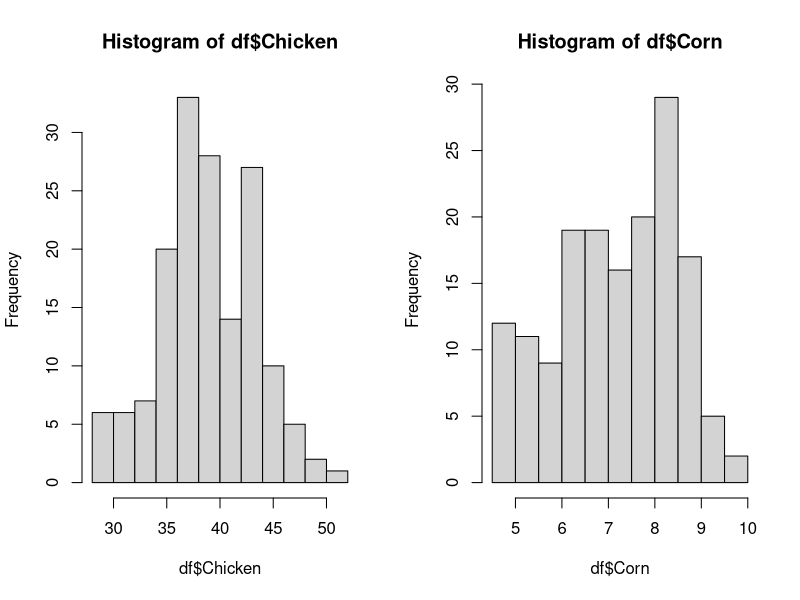
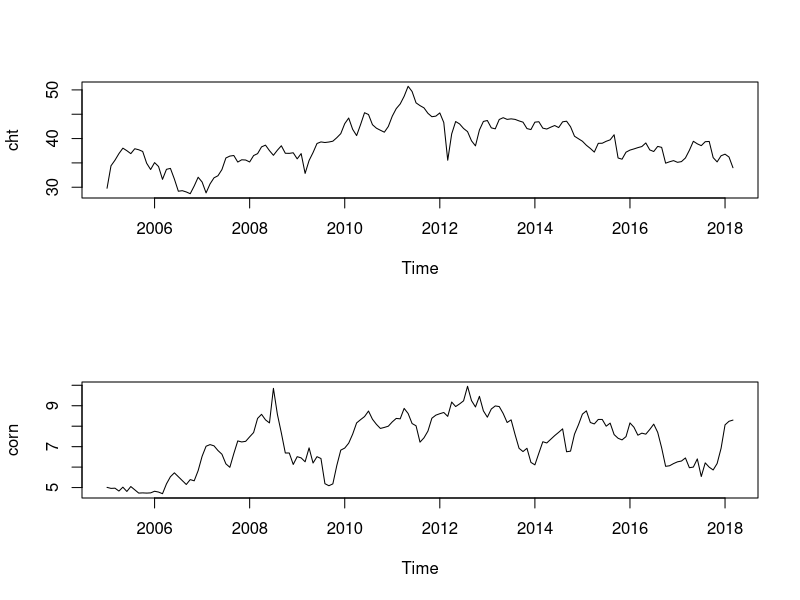
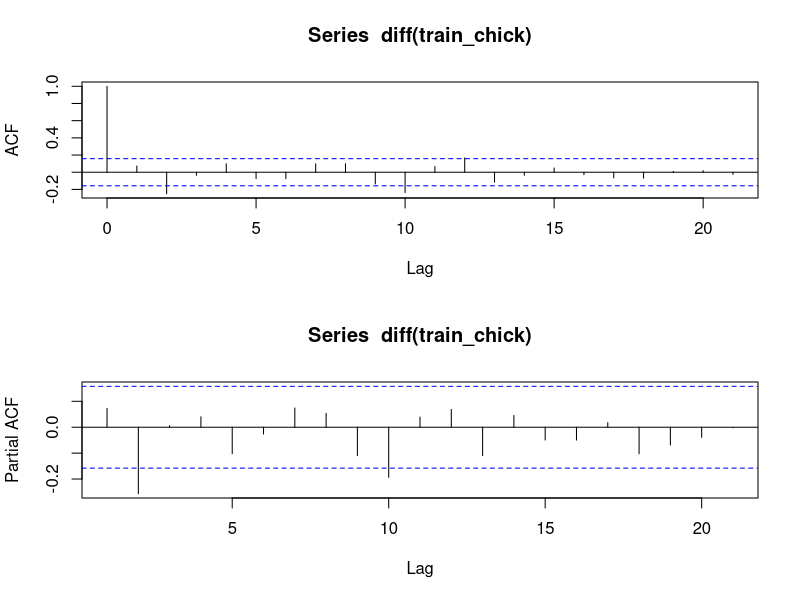
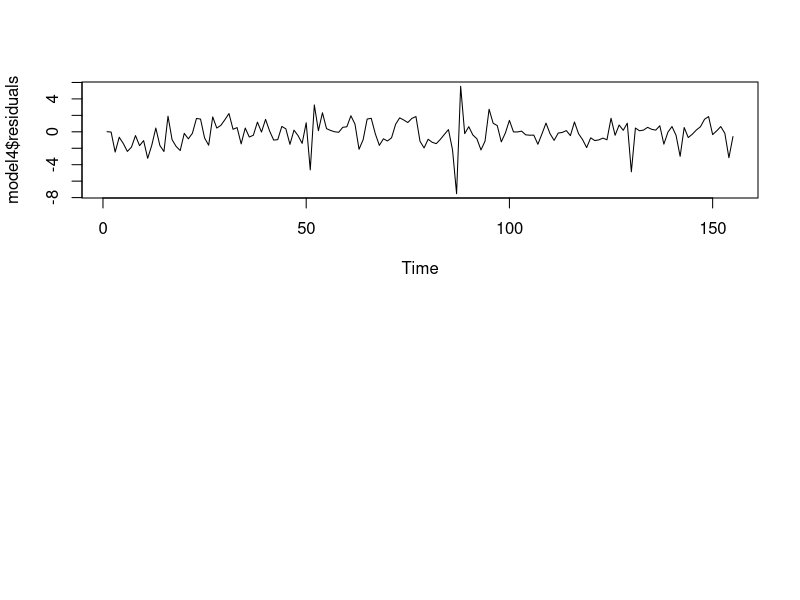
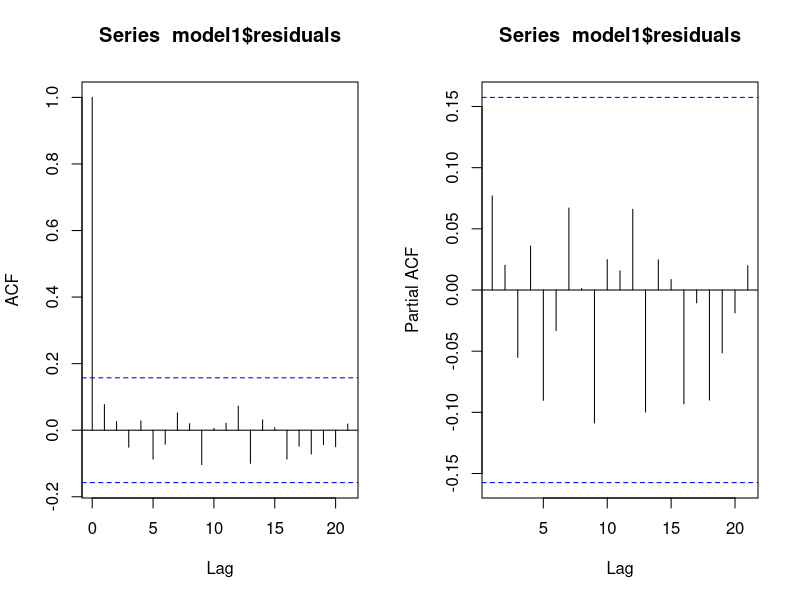
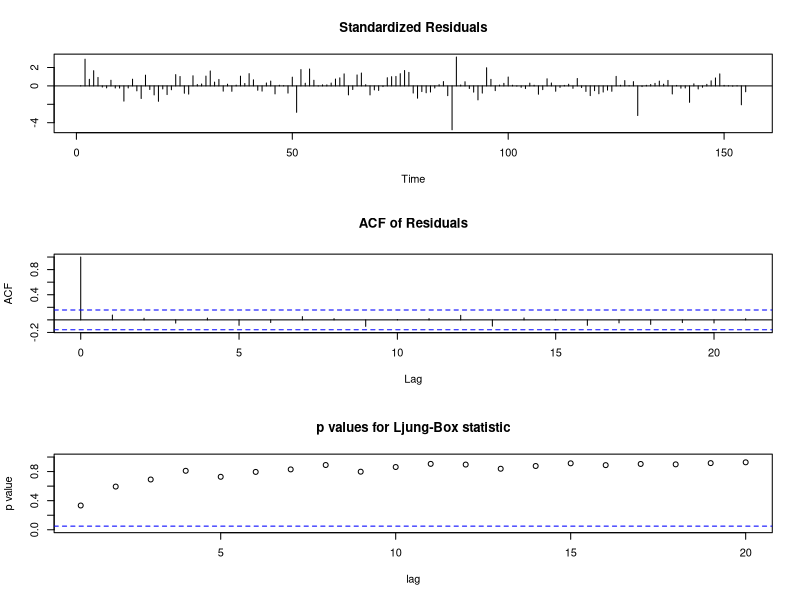
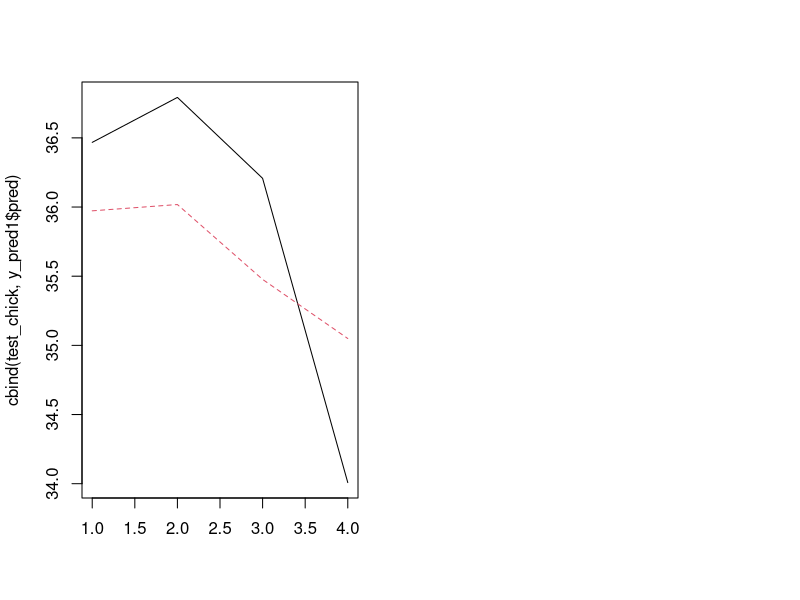
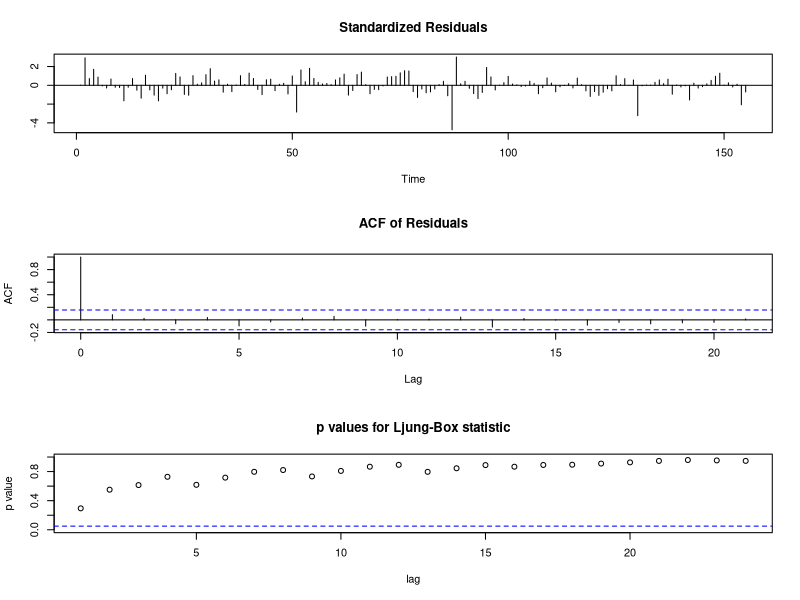

R code for these plots, in order:
## ---- chunk 1
df = read.table('FN Project data.csv', header = TRUE, sep = ',')

library(timeSeries)
#Create Time Series object for Visualization
dft = ts(df, frequency = 12, start=c(2005, 1))
cht = ts(df$Chicken, frequency = 12, start = c(2005, 1))
corn = ts(df$Corn, frequency = 12, start = c(2005, 1))
## ---- chunk 2
sum(is.na(df))
## ---- chunk 3
par(mfrow = c(1,2))
hist(df$Chicken)
hist(df$Corn)
## ---- chunk 4
par(mfrow = c(2,1))
plot(cht)
plot(corn)
## ---- chunk 5
test = lm(Chicken ~ Corn, data = df)
summary(test)
## ---- chunk 6
train_chick = df$Chicken[1:155]
test_chick = df$Chicken[156:159]

par(mfrow = c(2, 1))
acf(diff(train_chick))
pacf(diff(train_chick))
## ---- chunk 7
model1 = arima(train_chick, order = c(10, 1, 0), fixed = c(0, NA, 0, 0, 0, 0, 0, 0, 0, NA))
model1

model2 = arima(train_chick, order = c(2, 1, 0), fixed = c(0, NA))
model2

model3 = arima(train_chick, order = c(0, 2, 2))
model3

model4 = arima(train_chick, order = c(2, 2, 2))
model4
## ---- chunk 8
Models = c('Model1','Model2','Model3','Model4')
AIC = c(model1$aic,model2$aic,model3$aic,model4$aic)
data.frame(Models, AIC)
## ---- chunk 9
plot(model4$residuals)
par(mfrow = c(1, 2))
acf(model1$residuals)
pacf(model1$residuals)
tsdiag(model1,gof=20) #Visualize residuals of model
## ---- chunk 10
library(forecast)
y_pred1 = predict(model1, 4)
accuracy(y_pred1$pred, test_chick)
matplot(cbind(test_chick, y_pred1$pred), type = 'l')
## ---- chunk 11
#Create Corn train/test
train_corn = df$Corn[1:155]
test_corn = df$Corn[156:159]

#Add Corn to previous best result model
model5 = arima(train_chick, order = c(10, 1, 0), fixed = c(0, NA, 0, 0, 0, 0, 0, 0, 0, NA, NA), xreg = train_corn)
model5
tsdiag(model5,gof=24)

y_pred5 = predict(model5,4, newxreg = test_corn )
accuracy(y_pred5$pred, test_chick)
matplot(cbind(test_chick, y_pred5$pred),type= 'l')
## ---- chunk 12
Models2 = c('Arima(10,1,0) Fixed','Model1 with Corn')
AIC2 = c(model1$aic,model5$aic)
MAE = c(accuracy(y_pred1$pred, test_chick)[3], accuracy(y_pred5$pred, test_chick)[3])
data.frame(Models2, AIC2, MAE)
## ---- chunk 13
par(mfrow = c(1, 2))
matplot(cbind(test_chick, y_pred1$pred),type= 'l')
matplot(cbind(test_chick, y_pred5$pred),type= 'l')
## ---- chunk 14
pacf(model5$residuals^2)
